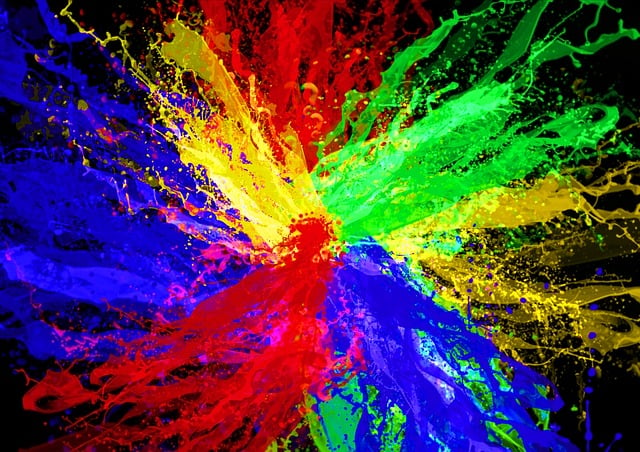
#> input picture OpenCV_project/Dataset_OpenCvDl_Hw1/Dataset_OpenCvDl_Hw1/Q1_image/rgb.jpg, 640 x 452 px
$ python -i GradientAngle.py   (imports and definitions only)
#> lines starting #> are read from the running program, lines starting #| are printed output that depends on the picture
#> further down, picture is the input picture: shape (452, 640, 3); mean B, G, R 68.8, 60.7, 79.9
import cv2
import numpy as np

def GradientAngle(inputimg):
    gray_image = cv2.cvtColor(inputimg, cv2.COLOR_BGR2GRAY)
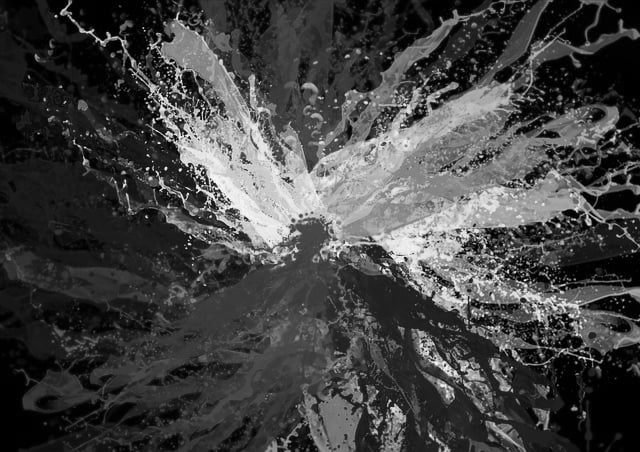
#> gray_image: shape (452, 640); min 0, max 252, mean 67.3
    Sigma = ((3-1)/2 -1)*0.3+0.8
    blur = cv2.GaussianBlur(gray_image, (3,3), Sigma, Sigma)

    # Sobel X filter
    x_image_filter = np.array([[-1, 0, 1], [-2, 0, 2], [-1, 0, 1]])
    x_image = np.zeros_like(blur).astype(np.int32)

    width, height = x_image.shape
#> width = 452; height = 640
    for w in range(width):
        for h in range(height):
            for i in range(-1, 2):
                for j in range(-1, 2):
                    if w+i >= 0 and w+i < width and h+j >= 0 and h+j < height:
                        x_image[w, h] += blur[w+i, h+j] * x_image_filter[i+1, j+1]
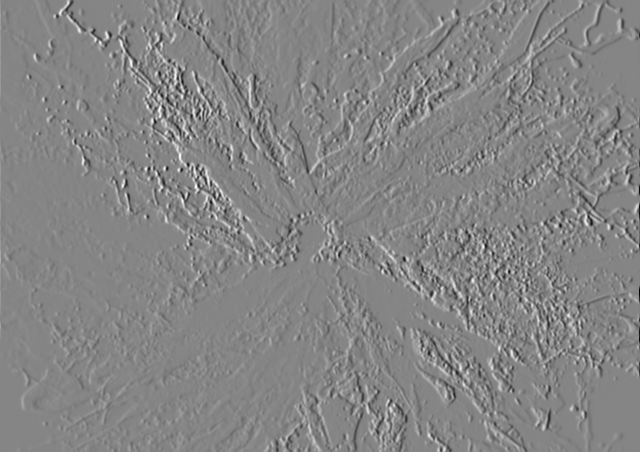
#> x_image: shape (452, 640) int32; min -635, max 581, mean 0.1; drawn with min black and max white

    # Sobel Y filter
    y_image_filter = np.array([[-1, -2, -1], [0, 0, 0], [1, 2, 1]])
    y_image = np.zeros_like(blur).astype(np.int32)

    width, height = y_image.shape
    for w in range(width):
        for h in range(height):
            for i in range(-1, 2):
                for j in range(-1, 2):
                    if w+i >= 0 and w+i < width and h+j >= 0 and h+j < height:
                        y_image[w, h] += blur[w+i, h+j] * y_image_filter[i+1, j+1]
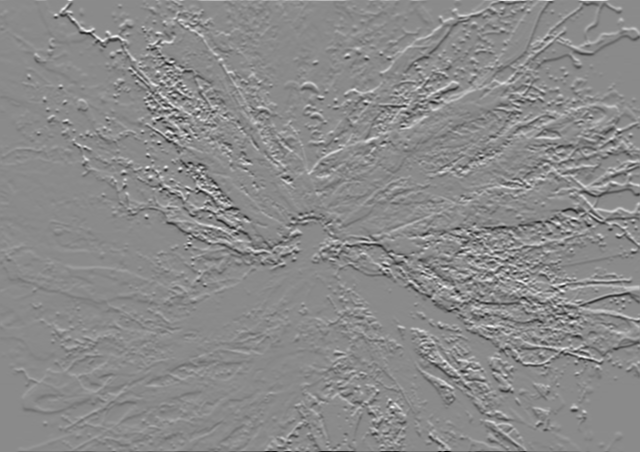
#> y_image: shape (452, 640) int32; min -681, max 573, mean 0.1; drawn with min black and max white

    # magnitude image
    magnitude_image = np.zeros_like(blur).astype(np.int32)
    magnitude_image = np.sqrt(x_image**2 + y_image**2)
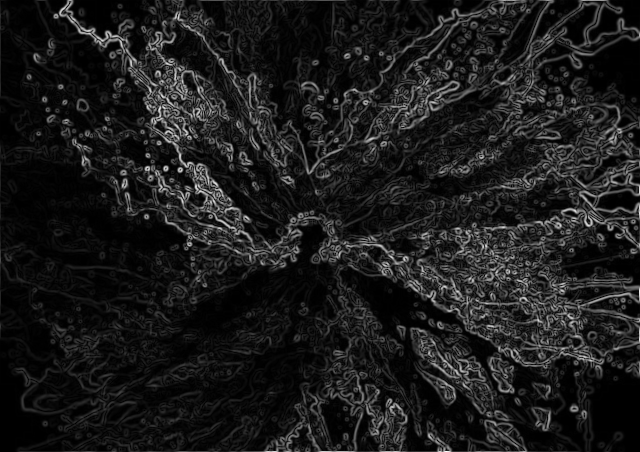
#> magnitude_image: shape (452, 640) float64; min 0, max 685.1, mean 75.1; drawn with min black and max white

    angle = (np.arctan2(y_image, x_image) * 180 / np.pi) % 360
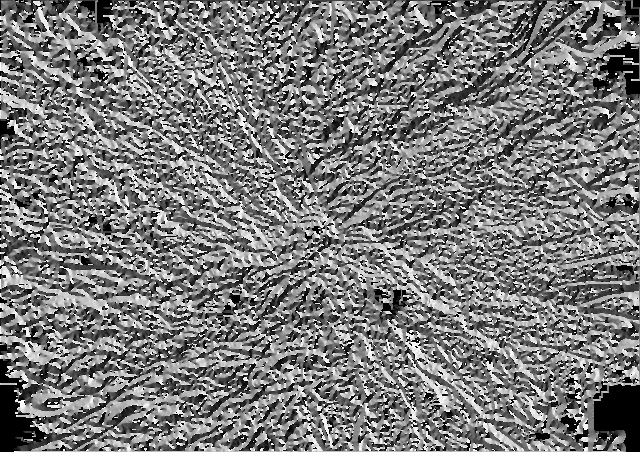
#> angle: shape (452, 640) float64; min 0, max 359.9, mean 172.9; drawn with min black and max white

    # mask
    mask1 = cv2.inRange(angle, 170, 190)
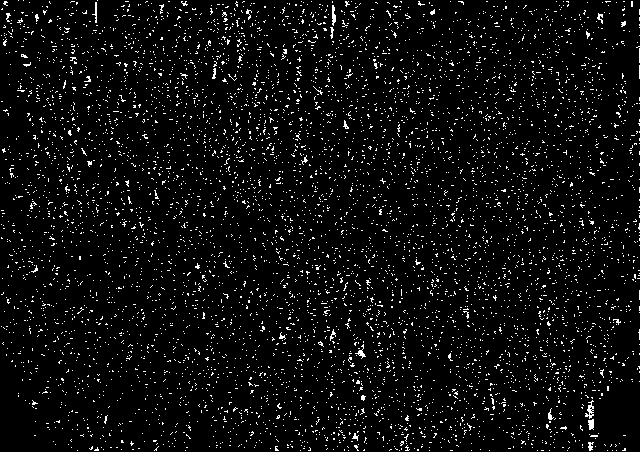
#> mask1: shape (452, 640); 4.9% white in thin lines or dots
    mask2 = cv2.inRange(angle, 260, 280)
#> mask2: shape (452, 640); 6% white in thin lines or dots

    masked_image1 = cv2.bitwise_and(magnitude_image, magnitude_image, mask=mask1)
    masked_image2 = cv2.bitwise_and(magnitude_image, magnitude_image, mask=mask2)

    # show image
    cv2.imshow("angle1",masked_image1.astype(np.uint8))
    cv2.imshow("angle2",masked_image2.astype(np.uint8))
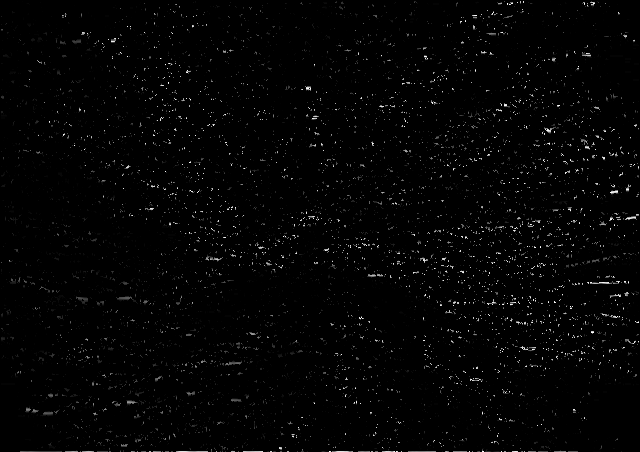
#> window 'angle2': shape (452, 640); min 0, max 255, mean 3.8
    cv2.waitKey(0)
    cv2.destroyAllWindows()


>>> import cv2
>>> picture = cv2.imread('Dataset_OpenCvDl_Hw1/Dataset_OpenCvDl_Hw1/Q1_image/rgb.jpg')
>>> result = GradientAngle(picture)
